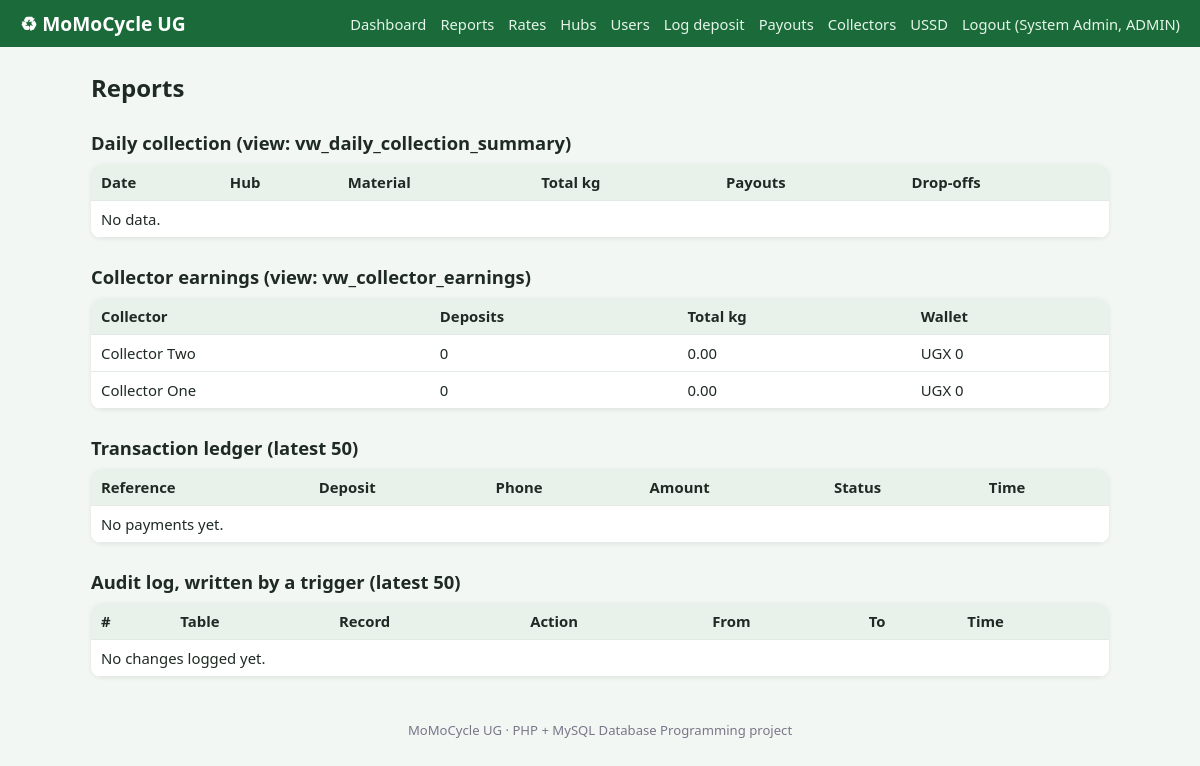
Screenshot of /admin/reports.php (signed in) with the database file from the repository.
### tables this page shows
CREATE TABLE users (
  user_id        INT AUTO_INCREMENT PRIMARY KEY,
  full_name      VARCHAR(100) NOT NULL,
  phone_number   VARCHAR(20)  NOT NULL UNIQUE,
  email          VARCHAR(100) UNIQUE,
  password_hash  VARCHAR(255) NOT NULL,
  role           ENUM('ADMIN','AGENT','COLLECTOR') NOT NULL DEFAULT 'COLLECTOR',
  wallet_balance DECIMAL(12,2) NOT NULL DEFAULT 0.00,
  created_at     TIMESTAMP DEFAULT CURRENT_TIMESTAMP,
  CONSTRAINT chk_wallet_nonneg CHECK (wallet_balance >= 0)
);

### includes/auth.php (called while the page is built, shortened)
<?php
function h($v): string { return htmlspecialchars((string)$v, ENT_QUOTES, 'UTF-8'); }
function ugx($n): string { return 'UGX ' . number_format((float)$n, 0); }

### admin/reports.php (the view, shortened to what this page needs)
<?php
require_once __DIR__ . '/../includes/auth.php';
$daily   = $pdo->query('SELECT * FROM vw_daily_collection_summary ORDER BY collection_date DESC, hub_name, material_type')->fetchAll();
$earn    = $pdo->query('SELECT * FROM vw_collector_earnings ORDER BY wallet_balance DESC')->fetchAll();
$ledger  = $pdo->query('SELECT * FROM transactions_ledger ORDER BY ledger_id DESC LIMIT 50')->fetchAll();
$audit   = $pdo->query('SELECT * FROM audit_log ORDER BY audit_id DESC LIMIT 50')->fetchAll();
require __DIR__ . '/../includes/header.php';
?>
<h1>Reports</h1>
<h2>Daily collection (view: vw_daily_collection_summary)</h2>
<div class="tablewrap"><table>
  <tr><th>Date</th><th>Hub</th><th>Material</th><th>Total kg</th><th>Payouts</th><th>Drop-offs</th></tr>
  <?php foreach ($daily as $r): ?>
  <tr><td><?= h($r['collection_date']) ?></td><td><?= h($r['hub_name']) ?></td><td><?= h($r['material_type']) ?></td>
      <td><?= h($r['total_weight_kg']) ?></td><td><?= ugx($r['total_payout_ugx']) ?></td><td><?= (int)$r['total_dropoffs'] ?></td></tr>
  <?php endforeach; if (!$daily): ?><tr><td colspan="6">No data.</td></tr><?php endif; ?>
</table></div>
<h2>Collector earnings (view: vw_collector_earnings)</h2>
<div class="tablewrap"><table>
  <tr><th>Collector</th><th>Deposits</th><th>Total kg</th><th>Wallet</th></tr>
  <?php foreach ($earn as $r): ?>
  <tr><td><?= h($r['full_name']) ?></td><td><?= (int)$r['total_deposits'] ?></td><td><?= h($r['total_kg']) ?></td><td><?= ugx($r['wallet_balance']) ?></td></tr>
  <?php endforeach; ?>
</table></div>
<h2>Transaction ledger (latest 50)</h2>
<div class="tablewrap"><table>
  <tr><th>Reference</th><th>Deposit</th><th>Phone</th><th>Amount</th><th>Status</th><th>Time</th></tr>
  <?php foreach ($ledger as $r): ?>
  <tr><td><?= h($r['transaction_reference']) ?></td><td>#<?= (int)$r['deposit_id'] ?></td><td><?= h($r['recipient_phone']) ?></td>
      <td><?= ugx($r['amount']) ?></td><td><?= h($r['status']) ?></td><td><?= h($r['logged_at']) ?></td></tr>
  <?php endforeach; if (!$ledger): ?><tr><td colspan="6">No payments yet.</td></tr><?php endif; ?>
</table></div>
<h2>Audit log, written by a trigger (latest 50)</h2>
<div class="tablewrap"><table>
  <tr><th>#</th><th>Table</th><th>Record</th><th>Action</th><th>From</th><th>To</th><th>Time</th></tr>
  <?php foreach ($audit as $r): ?>
  <tr><td><?= (int)$r['audit_id'] ?></td><td><?= h($r['table_name']) ?></td><td><?= (int)$r['record_id'] ?></td><td><?= h($r['action']) ?></td>
      <td><?= h($r['old_value']) ?></td><td><?= h($r['new_value']) ?></td><td><?= h($r['changed_at']) ?></td></tr>
  <?php endforeach; if (!$audit): ?><tr><td colspan="7">No changes logged yet.</td></tr><?php endif; ?>
</table></div>
<?php require __DIR__ . '/../includes/footer.php'; ?>

### assets/style.css (style rules this page uses)
* { box-sizing:border-box }
body { margin:0;font-family:Segoe UI,Arial,sans-serif;background:#f3f7f4;color:#1f2a24 }
h1 { font-size:1.5rem;margin:.2em 0 .6em }
h2 { font-size:1.15rem;margin:1.4em 0 .5em }
table { width:100%;border-collapse:collapse;background:#fff;font-size:.93rem }
th,td { padding:8px 10px;border-bottom:1px solid #e3e9e5;text-align:left }
th { background:#e8f2ea }
.tablewrap { overflow-x:auto;border-radius:10px;box-shadow:0 1px 4px rgba(0,0,0,.08) }

### rows the page displays
users: full_name "Collector Two", total_deposits "0", total_kg "0.00", wallet_balance "UGX 0"
users: full_name "Collector One", total_deposits "0", total_kg "0.00", wallet_balance "UGX 0"

### other values shown
$u['full_name'] "System Admin"
$u['role'] "ADMIN"
